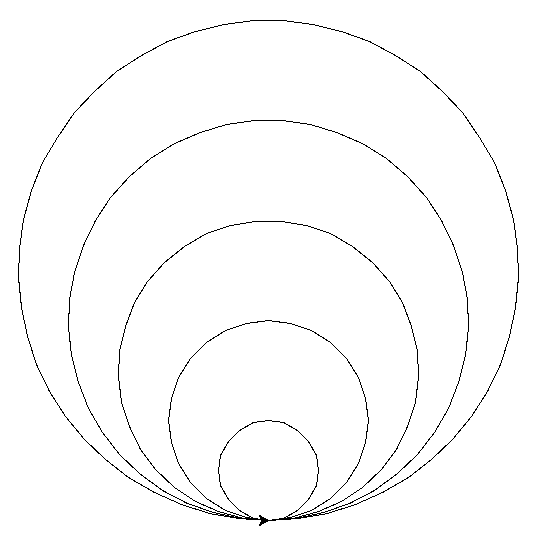

Source code (Python):
from turtle import *

# problem: draw 5 nested circles
# my solution: draw one circle and then draw the next circle with its radius twice the size as the pevious one

# this draws five circles
for n in range(5):
   # this draws the circle n with its radius being (n+1)*50
   circle(50 * (n+1))

done()
